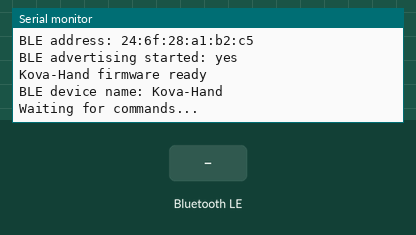
A sketch run on a simulated ESP32-C3. On the bench: the last lines printed to the serial monitor. Inputs (shaded band) come from the test bench. EEPROM starts erased; nothing arrives over Bluetooth unless stated; a phone connects over Bluetooth LE 3 s after start.

Above: at 1.7 s.
1.8 s: Bluetooth LE write "3" received
At 1.98 s:
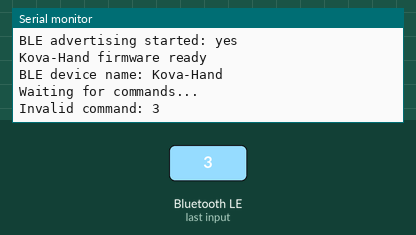
3.5 s: Bluetooth LE write "B" received
At 3.83 s:
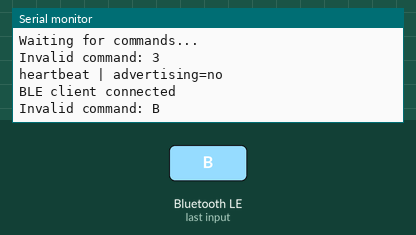

The sketch:

KovaHand.ino
```cpp
// (licence header left out)
#include <Arduino.h>
#include <Wire.h>
#include <Adafruit_PWMServoDriver.h>
#include <NimBLEDevice.h>
#include <Preferences.h>

// ============================================================
// Kova Hand：ESP32-C3 + PCA9685 + BLE 六路舵機控制器
// 單路指令：S,通道,角度\n，例如 S,0,90
// 六馬達同步指令：7 bytes，'B' 後接 channel 0～5 的 uint8 角度。
// ============================================================

namespace Config {

// ESP32-C3 連接 PCA9685 的 I2C 腳位。
constexpr uint8_t SDA_PIN = 8;
constexpr uint8_t SCL_PIN = 9;

constexpr uint8_t PCA9685_ADDRESS = 0x40;
constexpr uint8_t SERVO_COUNT = 6;
constexpr uint16_t SERVO_FREQUENCY_HZ = 50;
constexpr uint16_t SERVO_UPDATE_INTERVAL_MS = 20;
// 20 ms 走 8 度：仍有漸進移動，但不會明顯落後於手勢。
constexpr uint8_t SERVO_MAX_STEP_DEG = 8;
constexpr uint8_t SERVO_START_ANGLE_DEG = 0;

// 每顆舵機獨立校正。舊馬達沿用原本可到 180° 的端點；
// 新批次 MG90S 使用較短脈寬，避免在終點撞限位後回抽。
struct ServoPulseRange {
  uint16_t minimum;
  uint16_t maximum;
};

constexpr ServoPulseRange DEFAULT_SERVO_PULSE_RANGES[SERVO_COUNT] = {
    {150, 600},  // 0: 食指，舊馬達
    {150, 480},  // 1: 中指，新馬達
    {150, 600},  // 2: 無名指，舊馬達
    {150, 600},  // 3: 小指，舊馬達
    {150, 480},  // 4: 拇指彎曲，新馬達
    {150, 600},  // 5: 拇指 CMC，舊馬達
};

constexpr uint16_t SERVO_PULSE_FLOOR = 80;
constexpr uint16_t SERVO_PULSE_CEILING = 650;
constexpr uint16_t SERVO_PULSE_MIN_SPAN = 40;

// 必須與 desktop-app/config.py 完全一致。
constexpr char BLE_DEVICE_NAME[] = "Kova-Hand";
constexpr char BLE_SERVICE_UUID[] = "19b10000-e8f2-537e-4f6c-d104768a1214";
constexpr char BLE_CHARACTERISTIC_UUID[] = "19b10001-e8f2-537e-4f6c-d104768a1214";

}  // namespace Config

Adafruit_PWMServoDriver pwm(Config::PCA9685_ADDRESS);
Config::ServoPulseRange servoPulseRanges[Config::SERVO_COUNT];
int currentAngles[Config::SERVO_COUNT] = {};
int targetAngles[Config::SERVO_COUNT] = {};
bool servoEnabled[Config::SERVO_COUNT] = {};

bool validPulseRange(uint16_t minimum, uint16_t maximum) {
  return minimum >= Config::SERVO_PULSE_FLOOR &&
         maximum <= Config::SERVO_PULSE_CEILING &&
         maximum >= minimum + Config::SERVO_PULSE_MIN_SPAN;
}

void loadServoCalibration() {
  Preferences storage;
  const bool opened = storage.begin("servo-pwm", true);
  for (uint8_t channel = 0; channel < Config::SERVO_COUNT; ++channel) {
    const auto defaults = Config::DEFAULT_SERVO_PULSE_RANGES[channel];
    if (!opened) {
      servoPulseRanges[channel] = defaults;
      continue;
    }
    char minKey[8];
    char maxKey[8];
    snprintf(minKey, sizeof(minKey), "m%umin", channel);
    snprintf(maxKey, sizeof(maxKey), "m%umax", channel);
    const uint16_t minimum = storage.getUShort(minKey, defaults.minimum);
    const uint16_t maximum = storage.getUShort(maxKey, defaults.maximum);
    servoPulseRanges[channel] = validPulseRange(minimum, maximum)
        ? Config::ServoPulseRange{minimum, maximum}
        : defaults;
  }
  if (opened) {
    storage.end();
  }
}

bool saveServoCalibration(uint8_t channel, uint16_t minimum, uint16_t maximum) {
  if (channel >= Config::SERVO_COUNT || !validPulseRange(minimum, maximum)) {
    return false;
  }
  Preferences storage;
  if (!storage.begin("servo-pwm", false)) {
    return false;
  }
  char minKey[8];
  char maxKey[8];
  snprintf(minKey, sizeof(minKey), "m%umin", channel);
  snprintf(maxKey, sizeof(maxKey), "m%umax", channel);
  const bool saved = storage.putUShort(minKey, minimum) == sizeof(uint16_t) &&
                     storage.putUShort(maxKey, maximum) == sizeof(uint16_t);
  storage.end();
  if (saved) {
    servoPulseRanges[channel] = {minimum, maximum};
  }
  return saved;
}

void restoreServoState() {
  for (uint8_t channel = 0; channel < Config::SERVO_COUNT; ++channel) {
    const Config::ServoPulseRange& range = servoPulseRanges[channel];
    const uint16_t pulse = pwm.getPWM(channel, true);
    if (pulse < range.minimum || pulse > range.maximum) {
      continue;
    }

    const int pulseSpan = range.maximum - range.minimum;
    const int angle = ((pulse - range.minimum) * 180 + pulseSpan / 2) / pulseSpan;
    currentAngles[channel] = angle;
    targetAngles[channel] = angle;
    servoEnabled[channel] = true;
  }
}

void writeServoAngle(uint8_t channel, int angle) {
  if (channel >= Config::SERVO_COUNT) {
    return;
  }

  angle = constrain(angle, 0, 180);
  const Config::ServoPulseRange& range = servoPulseRanges[channel];
  const uint16_t pulse = map(
      angle,
      0,
      180,
      range.minimum,
      range.maximum);

  pwm.setPWM(channel, 0, pulse);
}

void setServoTarget(uint8_t channel, int angle) {
  if (channel >= Config::SERVO_COUNT) {
    return;
  }

  angle = constrain(angle, 0, 180);
  targetAngles[channel] = angle;

  // 第一次命令從預設零度漸進移動，避免多馬達同時瞬間跳角度的電流尖峰。
  if (!servoEnabled[channel]) {
    servoEnabled[channel] = true;
    currentAngles[channel] = Config::SERVO_START_ANGLE_DEG;
    if (currentAngles[channel] == targetAngles[channel]) {
      writeServoAngle(channel, currentAngles[channel]);
    }
  }
}

void updateServos() {
  static uint32_t lastUpdateMs = 0;
  const uint32_t now = millis();
  if (now - lastUpdateMs < Config::SERVO_UPDATE_INTERVAL_MS) {
    return;
  }
  lastUpdateMs = now;

  for (uint8_t channel = 0; channel < Config::SERVO_COUNT; ++channel) {
    if (!servoEnabled[channel] || currentAngles[channel] == targetAngles[channel]) {
      continue;
    }

    const int difference = targetAngles[channel] - currentAngles[channel];
    const int step = constrain(
        difference,
        -static_cast<int>(Config::SERVO_MAX_STEP_DEG),
        static_cast<int>(Config::SERVO_MAX_STEP_DEG));
    currentAngles[channel] += step;
    writeServoAngle(channel, currentAngles[channel]);
  }
}

class ServoCommandCallbacks final : public NimBLECharacteristicCallbacks {
  void onRead(NimBLECharacteristic* characteristic) override {
    uint8_t state[Config::SERVO_COUNT];
    for (uint8_t channel = 0; channel < Config::SERVO_COUNT; ++channel) {
      state[channel] = servoEnabled[channel] ? currentAngles[channel] : 0xFF;
    }
    characteristic->setValue(state, sizeof(state));
  }

  void onWrite(NimBLECharacteristic* characteristic) override {
    const std::string command = characteristic->getValue();

    int calibrationChannel = -1;
    unsigned int minimumPulse = 0;
    unsigned int maximumPulse = 0;
    if (sscanf(
            command.c_str(),
            "C,%d,%u,%u",
            &calibrationChannel,
            &minimumPulse,
            &maximumPulse) == 3) {
      const bool valid = calibrationChannel >= 0 &&
                         calibrationChannel < Config::SERVO_COUNT &&
                         minimumPulse <= UINT16_MAX && maximumPulse <= UINT16_MAX;
      if (!valid || !saveServoCalibration(
                        static_cast<uint8_t>(calibrationChannel),
                        static_cast<uint16_t>(minimumPulse),
                        static_cast<uint16_t>(maximumPulse))) {
        Serial.println("Invalid servo calibration");
        return;
      }
      Serial.printf(
          "Servo %d calibration -> %u..%u ticks\n",
          calibrationChannel,
          minimumPulse,
          maximumPulse);
      return;
    }

    if (command.size() == Config::SERVO_COUNT + 1 && command[0] == 'B') {
      for (uint8_t channel = 0; channel < Config::SERVO_COUNT; ++channel) {
        if (static_cast<uint8_t>(command[channel + 1]) > 180) {
          Serial.println("Binary hand command out of range");
          return;
        }
      }
      for (uint8_t channel = 0; channel < Config::SERVO_COUNT; ++channel) {
        const uint8_t angle = static_cast<uint8_t>(command[channel + 1]);
        setServoTarget(channel, angle);
      }
      return;
    }

    int channel = -1;
    int angle = -1;

    if (sscanf(command.c_str(), "S,%d,%d", &channel, &angle) != 2) {
      Serial.printf("Invalid command: %s\n", command.c_str());
      return;
    }

    if (channel < 0 || channel >= Config::SERVO_COUNT ||
        angle < 0 || angle > 180) {
      Serial.printf("Out of range: channel=%d angle=%d\n", channel, angle);
      return;
    }

    setServoTarget(static_cast<uint8_t>(channel), angle);
    Serial.printf("Servo %d target -> %d degrees\n", channel, angle);
  }
};

class ServerCallbacks final : public NimBLEServerCallbacks {
  void onConnect(NimBLEServer* server) override {
    Serial.println("BLE client connected");
  }

  void onDisconnect(NimBLEServer* server) override {
    Serial.println("BLE client disconnected; advertising restarted");
    NimBLEDevice::startAdvertising();
  }
};

void setupBle() {
  NimBLEDevice::init(Config::BLE_DEVICE_NAME);

  NimBLEServer* server = NimBLEDevice::createServer();
  server->setCallbacks(new ServerCallbacks());

  NimBLEService* service = server->createService(Config::BLE_SERVICE_UUID);
  NimBLECharacteristic* commandCharacteristic = service->createCharacteristic(
      Config::BLE_CHARACTERISTIC_UUID,
      NIMBLE_PROPERTY::READ | NIMBLE_PROPERTY::WRITE | NIMBLE_PROPERTY::WRITE_NR);

  commandCharacteristic->setCallbacks(new ServoCommandCallbacks());
  service->start();

  NimBLEAdvertising* advertising = NimBLEDevice::getAdvertising();

  // BLE 4.x 每個廣播封包最多 31 bytes。完整名稱與 128-bit UUID
  // 若由函式庫自動塞入同一封包，Windows 有時只會收到「未命名裝置」。
  // 因此主廣播固定放名稱，scan response 固定放 Service UUID。
  NimBLEAdvertisementData advertisementData;
  advertisementData.setFlags(0x06);  // General discoverable + BR/EDR not supported
  advertisementData.setName(Config::BLE_DEVICE_NAME);

  NimBLEAdvertisementData scanResponseData;
  scanResponseData.setCompleteServices(NimBLEUUID(Config::BLE_SERVICE_UUID));

  advertising->setAdvertisementData(advertisementData);
  advertising->setScanResponseData(scanResponseData);
  const bool advertisingStarted = advertising->start();

  Serial.printf("BLE address: %s\n", NimBLEDevice::getAddress().toString().c_str());
  Serial.printf("BLE advertising started: %s\n", advertisingStarted ? "yes" : "NO");
}

void setup() {
  Serial.begin(115200);
  delay(300);

  Wire.begin(Config::SDA_PIN, Config::SCL_PIN);
  pwm.begin();
  pwm.setPWMFreq(Config::SERVO_FREQUENCY_HZ);
  delay(200);
  loadServoCalibration();
  restoreServoState();

  // 安全設計：開機不主動轉動馬達。
  // 僅讀回 PCA9685 已有輸出；收到有效 BLE 指令後才寫入新角度。
  setupBle();

  Serial.println();
  Serial.println("Kova-Hand firmware ready");
  Serial.println("BLE device name: Kova-Hand");
  Serial.println("Waiting for commands...");
}

void loop() {
  updateServos();

  static uint32_t lastStatusMs = 0;
  if (millis() - lastStatusMs >= 2000) {
    lastStatusMs = millis();
    Serial.printf(
        "heartbeat | advertising=%s\n",
        NimBLEDevice::getAdvertising()->isAdvertising() ? "yes" : "no");
  }
  delay(2);
}
```

Measured:
- after the input at 1.8 s, the serial monitor: prints a new line after 0.05 s (image 1)
- after the input at 3.5 s, the serial monitor: prints a new line after 0.05 s (image 2)
